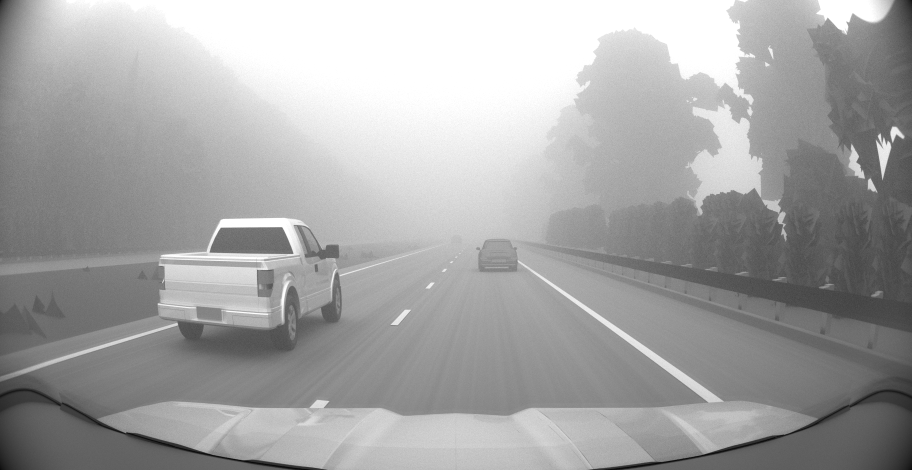
#> input picture Images/fog_Highway/Frame_900_V100.png, 1824 x 940 px (shown at 1/2 size)
$ python lane_detect.py
#> lines starting #> are read from the running program, lines starting #| are printed output that depends on the picture; after the words box and inside, x2 and y2 are one past the last pixel; in counts of white or black regions, pixels touching at a corner belong together
import cv2
import numpy as np
import matplotlib.pyplot as plt

# Load the image
image_path = "Images/fog_Highway/Frame_900_V100.png"
image = cv2.imread(image_path)
#> image is the input picture: shape (940, 1824, 3); min 0, max 255, mean 165
gray = cv2.cvtColor(image, cv2.COLOR_BGR2GRAY)

# Apply Gaussian Blur to reduce noise
blur = cv2.GaussianBlur(gray, (5, 5), 0)

# Use Canny edge detection
edges = cv2.Canny(blur, 50, 150)
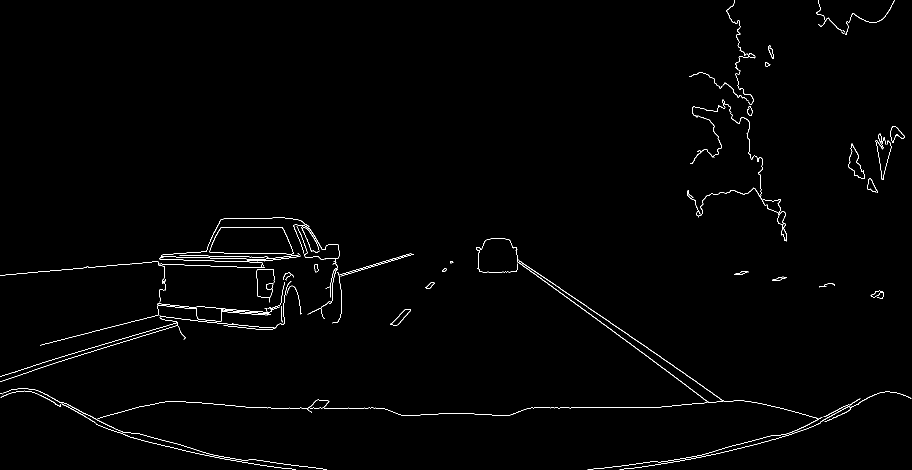
#> edges: shape (940, 1824) (shown at 1/2 size); 0.92% white in thin lines or dots

# Define a region of interest (ROI)
def region_of_interest(img):
    height, width = img.shape[:2]
#> height = 940; width = 1824
    mask = np.zeros_like(img)

    # Define the ROI as a polygon
    polygon = np.array([[
        (0, height),  # Bottom-left
        (width // 2 - 100, height // 2),  # Top-middle-left
        (width // 2 + 100, height // 2),  # Top-middle-right
        (width, height)  # Bottom-right
    ]], np.int32)

    cv2.fillPoly(mask, polygon, 255)
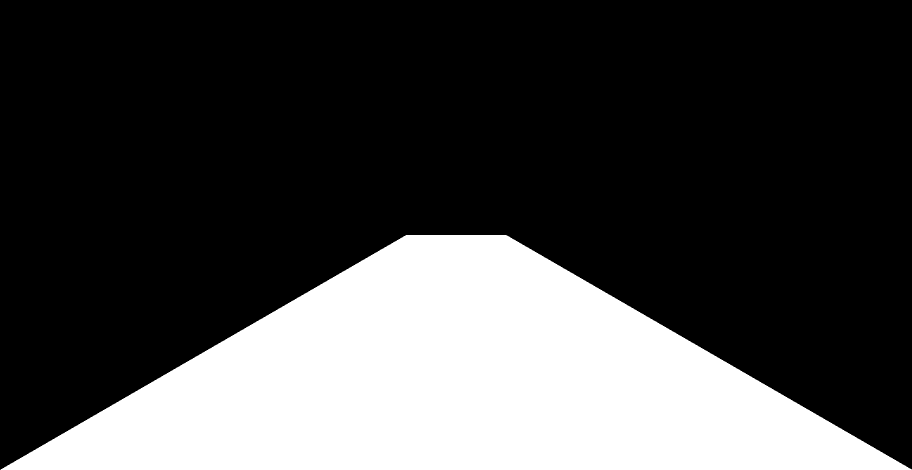
#> mask: shape (940, 1824) (shown at 1/2 size); 27.8% white; 1 white region, box (x1, y1, x2, y2) and area: (1, 470, 1824, 940) 475982
    masked_img = cv2.bitwise_and(img, mask)
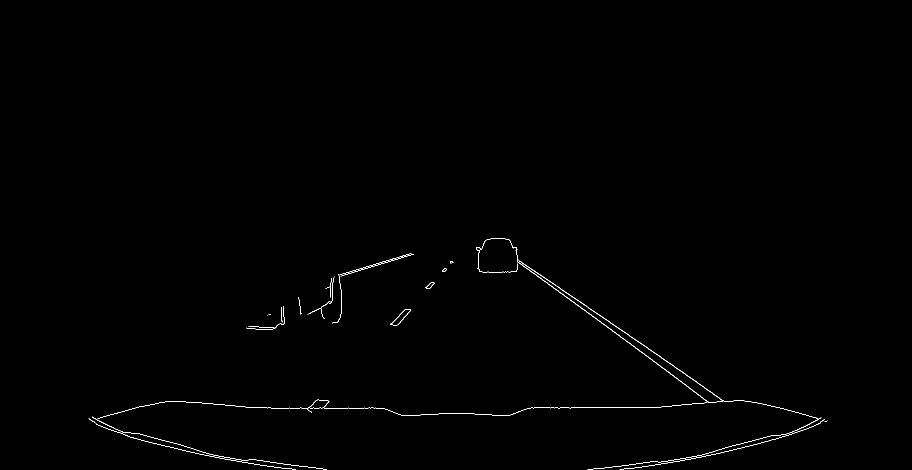
#> masked_img: shape (940, 1824) (shown at 1/2 size); 0.36% white in thin lines or dots, all inside (x1, y1, x2, y2) = (177, 477, 1655, 940)
    return masked_img

roi_edges = region_of_interest(edges)

# Perform Hough Line Transformation to detect lines
lines = cv2.HoughLinesP(roi_edges, rho=1, theta=np.pi / 180, threshold=100, minLineLength=200, maxLineGap=150)
#> lines = [[974, 479, 1554, 870], [503, 815, 750, 815], [1035, 523, 1530, 883], [535, 816, 765, 816], [1062, 815, 1300, 815], [981, 477, 1523, 885], [1216, 641, 1554, 877], [186, 843, 497, 926], [1309, 930, 1634, 849], [348, 896, 653, 939], [1186, 938, 1431, 908]]

# Function to calculate line length and confidence score
def calculate_line_confidence(line):
    x1, y1, x2, y2 = line
    length = np.sqrt((x2 - x1) ** 2 + (y2 - y1) ** 2)  # Length of the line
    confidence = min(length / 400, 1.0)  # Normalize confidence, length over arbitrary threshold (e.g., 400 pixels)
    return length, confidence


# Function to filter lines based on slope and length
def filter_lines(lines, min_slope=0.2, max_slope=2.0, min_length=100):
#> called with lines = array of shape (11, 1, 4), min_slope = 0.2, max_slope = 2, min_length = 100
    filtered_lines = []
    for line in lines:
        x1, y1, x2, y2 = line[0]

        # Calculate the slope of the line (avoid vertical lines with infinite slope)
        if x2 - x1 != 0:
            slope = (y2 - y1) / (x2 - x1)
            length = np.sqrt((x2 - x1) ** 2 + (y2 - y1) ** 2)

            # Apply slope and length filters
            if min_slope <= abs(slope) <= max_slope and length >= min_length:
                filtered_lines.append(line)
#> this loop made 11 passes
#> (x1, y1, x2, y2, slope, length) on passes 1 to 11: (974, 479, 1554, 870, 0.674, 699.5), (503, 815, 750, 815, 0, 247), (1035, 523, 1530, 883, 0.727, 612.1), (535, 816, 765, 816, 0, 230), (1062, 815, 1300, 815, 0, 238), (981, 477, 1523, 885, 0.753, 678.4), (1216, 641, 1554, 877, 0.698, 412.2), (186, 843, 497, 926, 0.267, 321.9), (1309, 930, 1634, 849, -0.249, 334.9), (348, 896, 653, 939, 0.141, 308), (1186, 938, 1431, 908, -0.122, 246.8)
#> after the loop, filtered_lines = [[[974, 479, 1554, 870]], [[1035, 523, 1530, 883]], [[981, 477, 1523, 885]], [[1216, 641, 1554, 877]], [[186, 843, 497, 926]], [[1309, 930, 1634, 849]]]
    return filtered_lines

# Filter the detected lines (for now, without position-based filter)
if lines is not None:
    lines = filter_lines(lines)
#> lines has the same summary as filtered_lines in filter_lines
# Filter the detected lines
if lines is not None:
    lines = filter_lines(lines)
#> the loop in filter_lines (call 2), `for line in lines:` made 6 passes

# Draw the detected lines and show confidence
output = np.copy(image)
if lines is not None:
    for line in lines:
        x1, y1, x2, y2 = line[0]

        # Calculate the line's length and confidence score
        length, confidence = calculate_line_confidence((x1, y1, x2, y2))

        # Draw the line
        cv2.line(output, (x1, y1), (x2, y2), (0, 255, 0), 2)

        # Display the confidence score near the line
        font = cv2.FONT_HERSHEY_SIMPLEX
        cv2.putText(output, f'{confidence*100:.1f}%', (x1, y1 - 10), font, 0.6, (0, 255, 0), 2, cv2.LINE_AA)
#> this loop made 6 passes
#> (length, confidence) on passes 1 to 6: (699.5, 1), (612.1, 1), (678.4, 1), (412.2, 1), (321.9, 0.805), (334.9, 0.837)
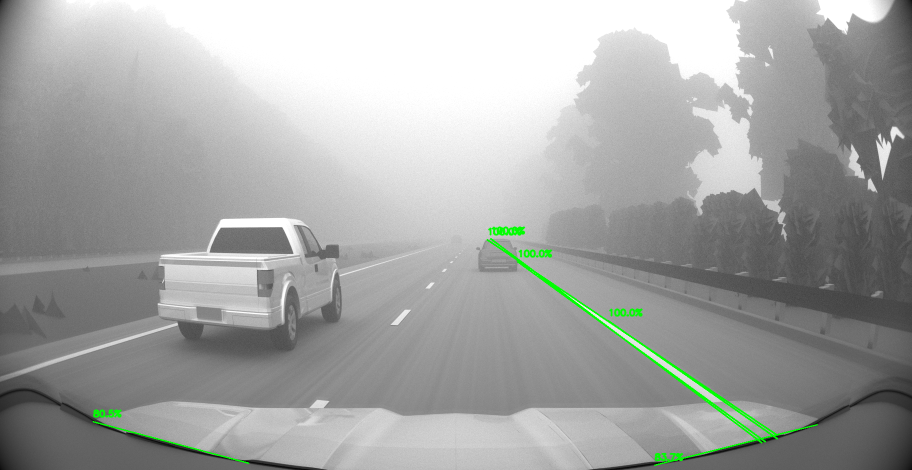
#> output: shape (940, 1824, 3) (shown at 1/2 size); 0.76% of pixels changed, all inside (x1, y1, x2, y2) = (185, 452, 1636, 932)

# Save the output image with lane detection and confidence scores
output_image_path = "fog_highway_frame900_sd.jpg"
cv2.imwrite(output_image_path, output)

# Display the results
plt.figure(figsize=(10, 10))
plt.subplot(1, 3, 1)
plt.title("Original Image")
plt.imshow(cv2.cvtColor(image, cv2.COLOR_BGR2RGB))

plt.subplot(1, 3, 2)
plt.title("Edges")
plt.imshow(edges, cmap="gray")

plt.subplot(1, 3, 3)
plt.title("Lane Detection with Confidence")
plt.imshow(cv2.cvtColor(output, cv2.COLOR_BGR2RGB))

plt.show()

$ run again, with Images/fog_Highway/Frame_0720_V100.png copied over Images/fog_Highway/Frame_900_V100.png
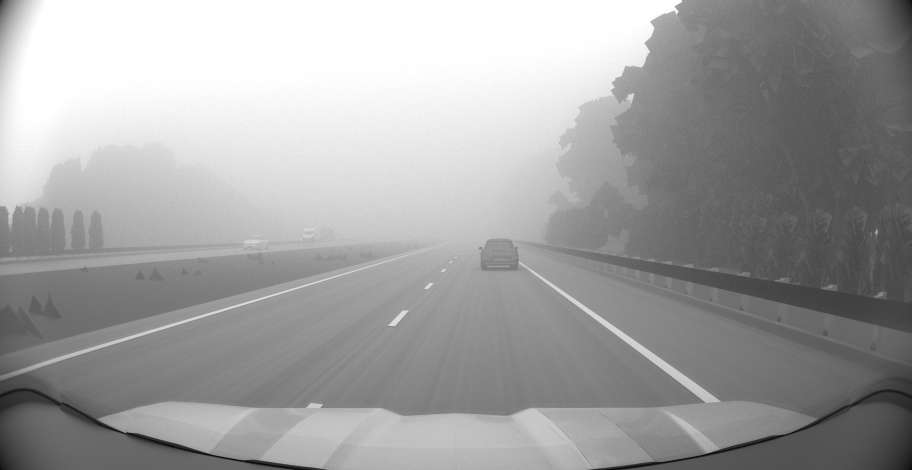
#> input picture Images/fog_Highway/Frame_0720_V100.png, 1824 x 940 px (shown at 1/2 size)
#> image is the input picture: shape (940, 1824, 3); min 0, max 255, mean 160.9
#> `edges = cv2.Canny(blur, 50, 150)`:
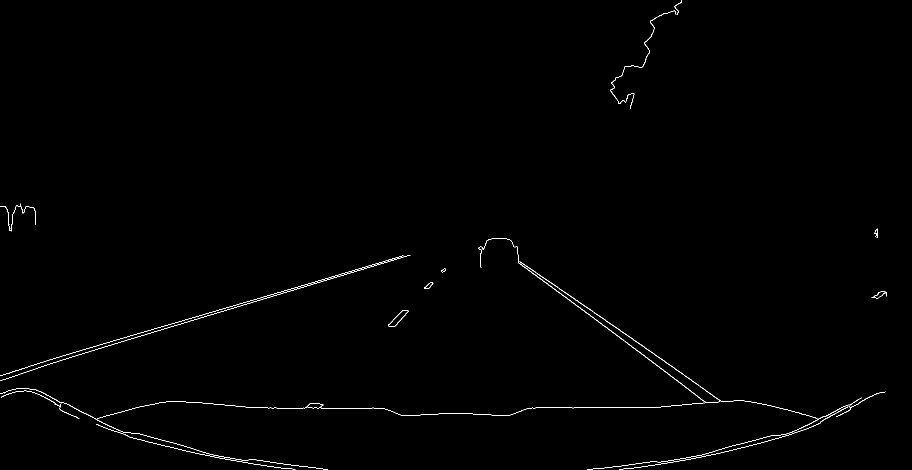
#> edges: shape (940, 1824) (shown at 1/2 size); 0.49% white in thin lines or dots
#> mask: shape (940, 1824); 27.8% white; 1 white region, box (x1, y1, x2, y2) and area: (1, 470, 1824, 940) 475982
#> masked_img: shape (940, 1824); 0.31% white in thin lines or dots, all inside (x1, y1, x2, y2) = (184, 477, 1650, 940)
#> `lines = cv2.HoughLinesP(roi_edges, rho=1, theta=np.pi / 180, threshold..`: lines = [[979, 478, 1541, 871], [1037, 522, 1520, 886], [1064, 815, 1306, 815], [536, 816, 765, 816], [1037, 523, 1519, 886], [1070, 543, 1549, 878], [1197, 630, 1550, 877], [216, 851, 496, 926], [1308, 930, 1633, 849], [348, 896, 654, 939], [616, 810, 1017, 831]]
#> the loop in filter_lines, `for line in lines:` made 11 passes
#> (x1, y1, x2, y2, slope, length) on passes 1 to 8: (979, 478, 1541, 871, 0.699, 685.8), (1037, 522, 1520, 886, 0.754, 604.8), (1064, 815, 1306, 815, 0, 242), (536, 816, 765, 816, 0, 229), (1037, 523, 1519, 886, 0.753, 603.4), (1070, 543, 1549, 878, 0.699, 584.5), (1197, 630, 1550, 877, 0.7, 430.8), (216, 851, 496, 926, 0.268, 289.9)
#> after the loop in filter_lines, `for line in lines:`: filtered_lines = [[[979, 478, 1541, 871]], [[1037, 522, 1520, 886]], [[1037, 523, 1519, 886]], [[1070, 543, 1549, 878]], [[1197, 630, 1550, 877]], [[216, 851, 496, 926]], [[1308, 930, 1633, 849]]]
#> `lines = filter_lines(lines)`: lines has the same summary as filtered_lines in filter_lines
#> the loop in filter_lines (call 2), `for line in lines:` made 7 passes
#> the loop `for line in lines:` made 7 passes
#> (length, confidence) on passes 1 to 7: (685.8, 1), (604.8, 1), (603.4, 1), (584.5, 1), (430.8, 1), (289.9, 0.725), (334.9, 0.837)
#> after the loop `for line in lines:`:
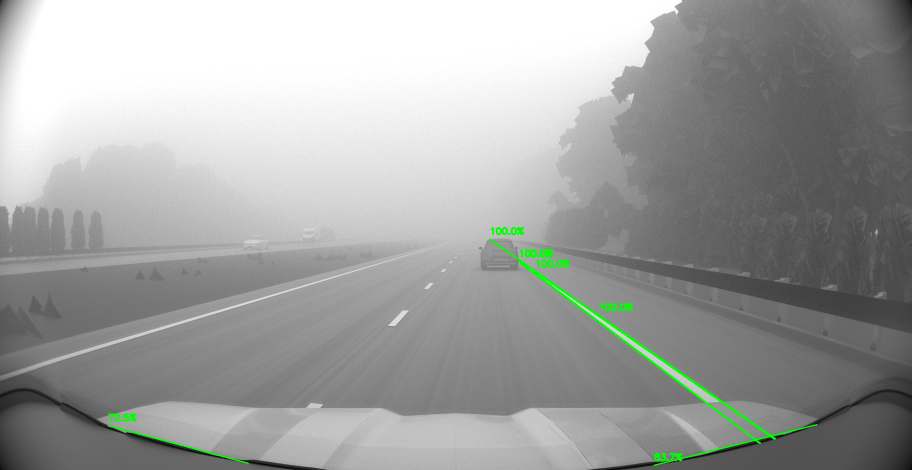
#> output: shape (940, 1824, 3) (shown at 1/2 size); 0.72% of pixels changed, all inside (x1, y1, x2, y2) = (215, 453, 1635, 932)

$ run again, with Images/fog_Highway/Frame_1008_V100.png copied over Images/fog_Highway/Frame_900_V100.png
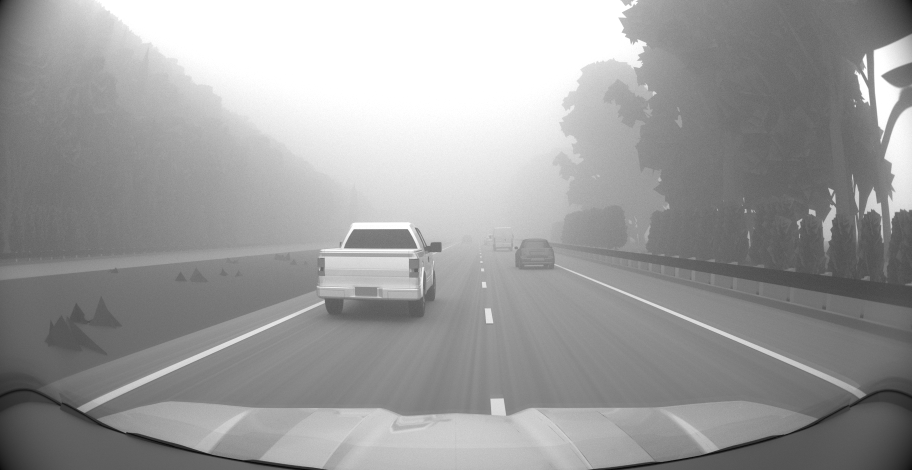
#> input picture Images/fog_Highway/Frame_1008_V100.png, 1824 x 940 px (shown at 1/2 size)
#> image is the input picture: shape (940, 1824, 3); min 0, max 255, mean 157.3
#> `edges = cv2.Canny(blur, 50, 150)`:
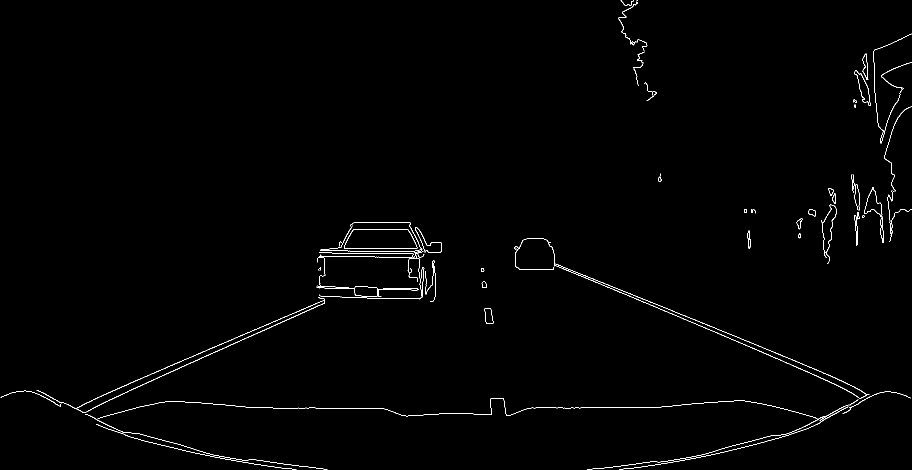
#> edges: shape (940, 1824) (shown at 1/2 size); 0.77% white in thin lines or dots
#> mask: shape (940, 1824); 27.8% white; 1 white region, box (x1, y1, x2, y2) and area: (1, 470, 1824, 940) 475982
#> masked_img: shape (940, 1824); 0.36% white in thin lines or dots, all inside (x1, y1, x2, y2) = (184, 470, 1650, 940)
#> `lines = cv2.HoughLinesP(roi_edges, rho=1, theta=np.pi / 180, threshold..`: lines = [[981, 815, 1298, 815], [331, 748, 882, 502], [546, 816, 763, 816], [410, 702, 876, 504], [212, 849, 503, 927], [1307, 930, 1633, 849], [639, 576, 871, 580], [638, 591, 868, 599], [381, 904, 654, 938], [417, 698, 883, 500]]
#> the loop in filter_lines, `for line in lines:` made 10 passes
#> (x1, y1, x2, y2, slope, length) on passes 1 to 8: (981, 815, 1298, 815, 0, 317), (331, 748, 882, 502, -0.446, 603.4), (546, 816, 763, 816, 0, 217), (410, 702, 876, 504, -0.425, 506.3), (212, 849, 503, 927, 0.268, 301.3), (1307, 930, 1633, 849, -0.248, 335.9), (639, 576, 871, 580, 0.0172, 232), (638, 591, 868, 599, 0.0348, 230.1)
#> after the loop in filter_lines, `for line in lines:`: filtered_lines = [[[331, 748, 882, 502]], [[410, 702, 876, 504]], [[212, 849, 503, 927]], [[1307, 930, 1633, 849]], [[417, 698, 883, 500]]]
#> `lines = filter_lines(lines)`: lines has the same summary as filtered_lines in filter_lines
#> the loop in filter_lines (call 2), `for line in lines:` made 5 passes
#> the loop `for line in lines:` made 5 passes
#> (length, confidence) on passes 1 to 5: (603.4, 1), (506.3, 1), (301.3, 0.753), (335.9, 0.84), (506.3, 1)
#> after the loop `for line in lines:`:
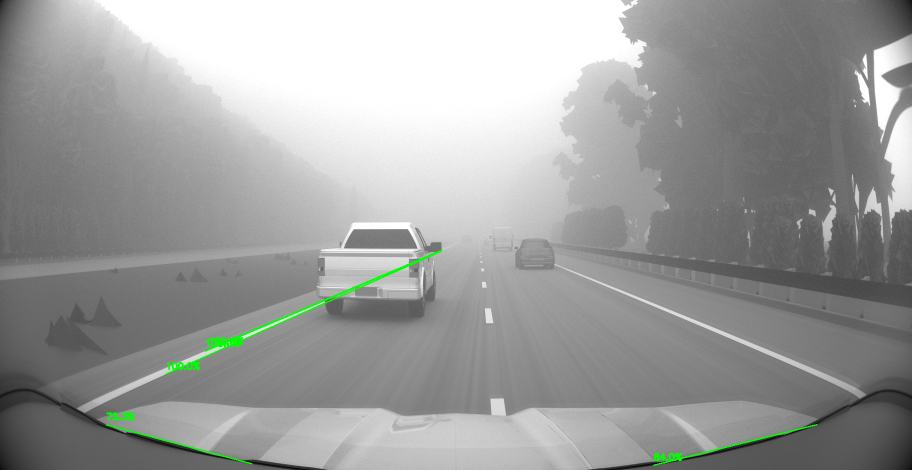
#> output: shape (940, 1824, 3) (shown at 1/2 size); 0.49% of pixels changed, all inside (x1, y1, x2, y2) = (211, 499, 1635, 932)
